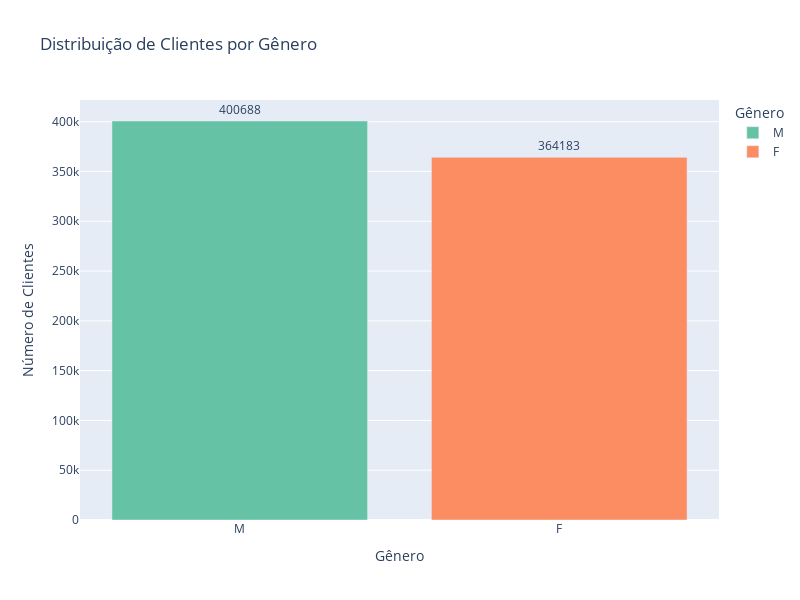

Notebook code cell kept with this figure:
### Markdown cell above
## What's the distribution between Male and Female in Pessoa Fisica clients

### Code cell
# Calculate the gender count by dropping duplicates and counting unique values
gender_count = vendas[["COD_CLIENTE", "SEXO_CLIENTE"]].drop_duplicates()["SEXO_CLIENTE"].value_counts().reset_index()

# Rename columns for clarity
gender_count.columns = ['Sexo do Cliente', 'Contagem']

# Plot using Plotly Express with counts on top of each bar
fig = px.bar(gender_count, x='Sexo do Cliente', y='Contagem',
             title='Distribuição de Clientes por Gênero',
             labels={'Sexo do Cliente': 'Gênero', 'Contagem': 'Número de Clientes'},
             color='Sexo do Cliente',
             color_discrete_sequence=px.colors.qualitative.Set2,
             text='Contagem')

# Customize layout
fig.update_layout(xaxis_title='Gênero', yaxis_title='Número de Clientes', width=800, height=600)

# Display the text on top of each bar
fig.update_traces(textposition='outside')

# Show the plot
fig.show()

### Figure 1 — Plotly figure (JSON) as saved in the notebook; plotly's stock layout.template omitted (floating-point values rounded to 4 significant figures)
{"data": [{"alignmentgroup": "True", "hovertemplate": "Gênero=%{x}<br>Número de Clientes=%{text}<extra></extra>", "legendgroup": "M", "marker": {"color": "rgb(102,194,165)", "pattern": {"shape": ""}}, "name": "M", "offsetgroup": "M", "orientation": "v", "showlegend": true, "text": [400688], "textposition": "outside", "type": "bar", "x": ["M"], "xaxis": "x", "y": [400688], "yaxis": "y"}, {"alignmentgroup": "True", "hovertemplate": "Gênero=%{x}<br>Número de Clientes=%{text}<extra></extra>", "legendgroup": "F", "marker": {"color": "rgb(252,141,98)", "pattern": {"shape": ""}}, "name": "F", "offsetgroup": "F", "orientation": "v", "showlegend": true, "text": [364183], "textposition": "outside", "type": "bar", "x": ["F"], "xaxis": "x", "y": [364183], "yaxis": "y"}], "layout": {"barmode": "relative", "height": 600, "legend": {"title": {"text": "Gênero"}, "tracegroupgap": 0}, "title": {"text": "Distribuição de Clientes por Gênero"}, "width": 800, "xaxis": {"anchor": "y", "categoryarray": ["M", "F"], "categoryorder": "array", "domain": [0, 1], "title": {"text": "Gênero"}}, "yaxis": {"anchor": "x", "domain": [0, 1], "title": {"text": "Número de Clientes"}}}}
